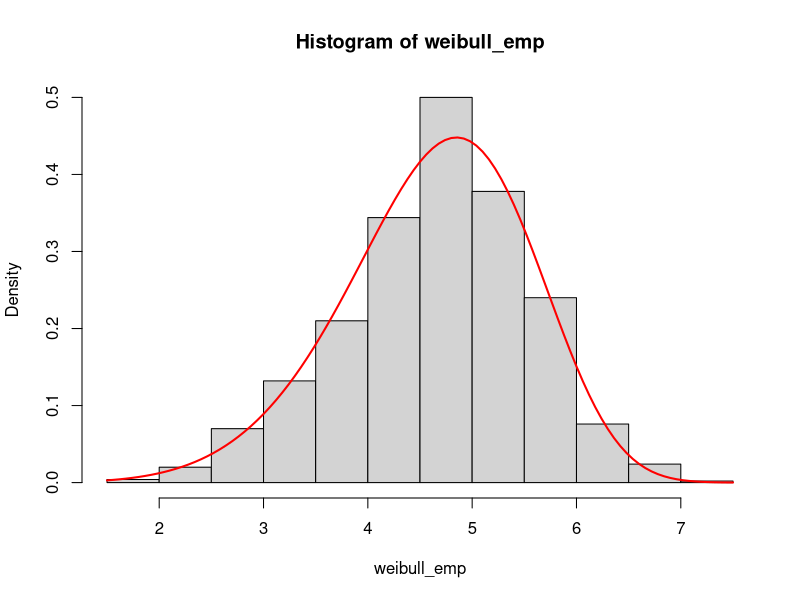
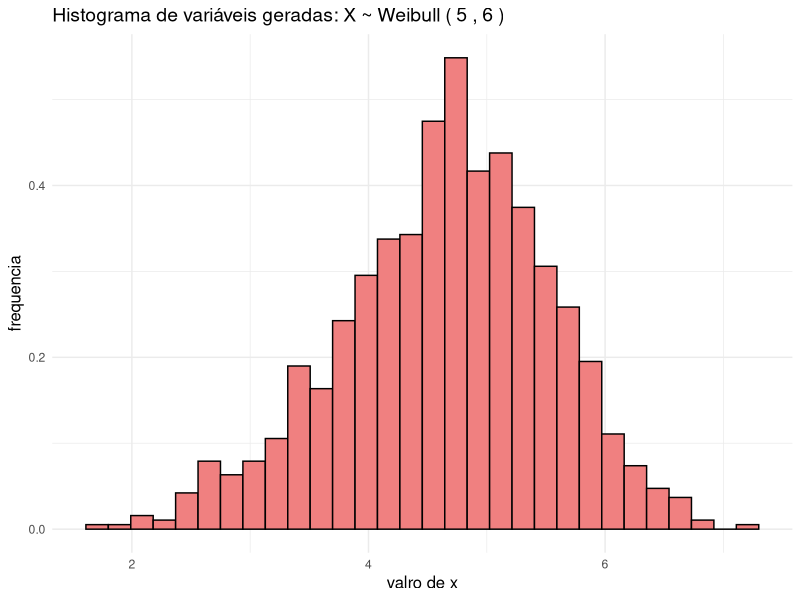
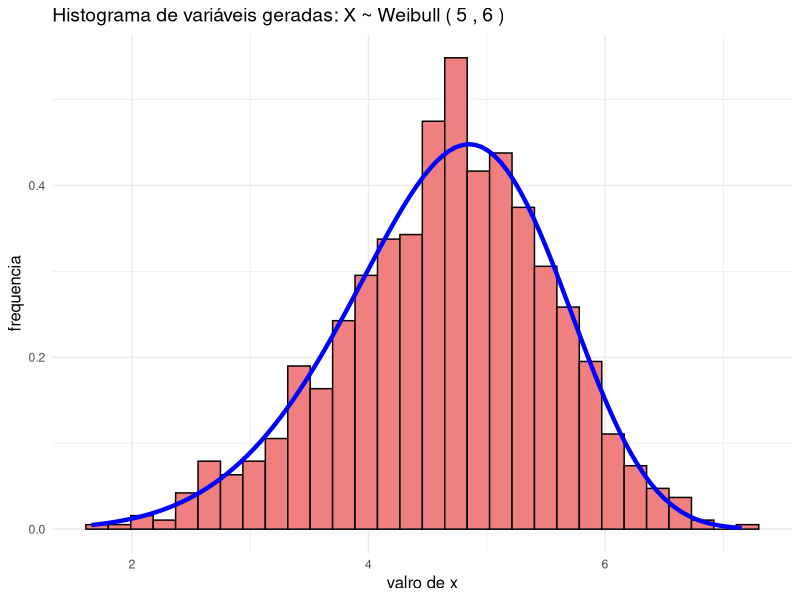

The R source for these figures, in order:
n <- 1000
u <- runif(n)
lambda <- 5
k <- 6

exp_emp <- (- log(1 - u) / (1 / (lambda ^ k)))

weibull_emp <- exp_emp ^ (1 / k)
X <- weibull_emp
#histograma não usando pacote ggplot
hist(weibull_emp, probability = TRUE)
curve(dweibull(x, shape = k, scale = lambda), col = "red", lwd = 2, add = TRUE)

#usando ggplot
# Criar um dataframe para o ggplot2
library(ggplot2)
data <- data.frame(X = X)
p <- ggplot(data, aes(x = X)) +
  geom_histogram(aes(y = ..density..), bins = 30, fill = "lightcoral", color = "black")+
  labs(title = paste("Histograma de variáveis geradas: X ~ Weibull (", lambda, ",", k, ")"), x = "valro de x", y = "frequencia") +
  theme_minimal() +
  theme(plot.title = element_text(size = 14),
    axis.title.x = element_text(size = 12),
    axis.title.y = element_text(size = 12))

print(p)

#adicionando a curva teórica da função de densidade:
p + stat_function(fun = dweibull, args = list(shape = k, scale = lambda), color = "blue", size = 1.5)
